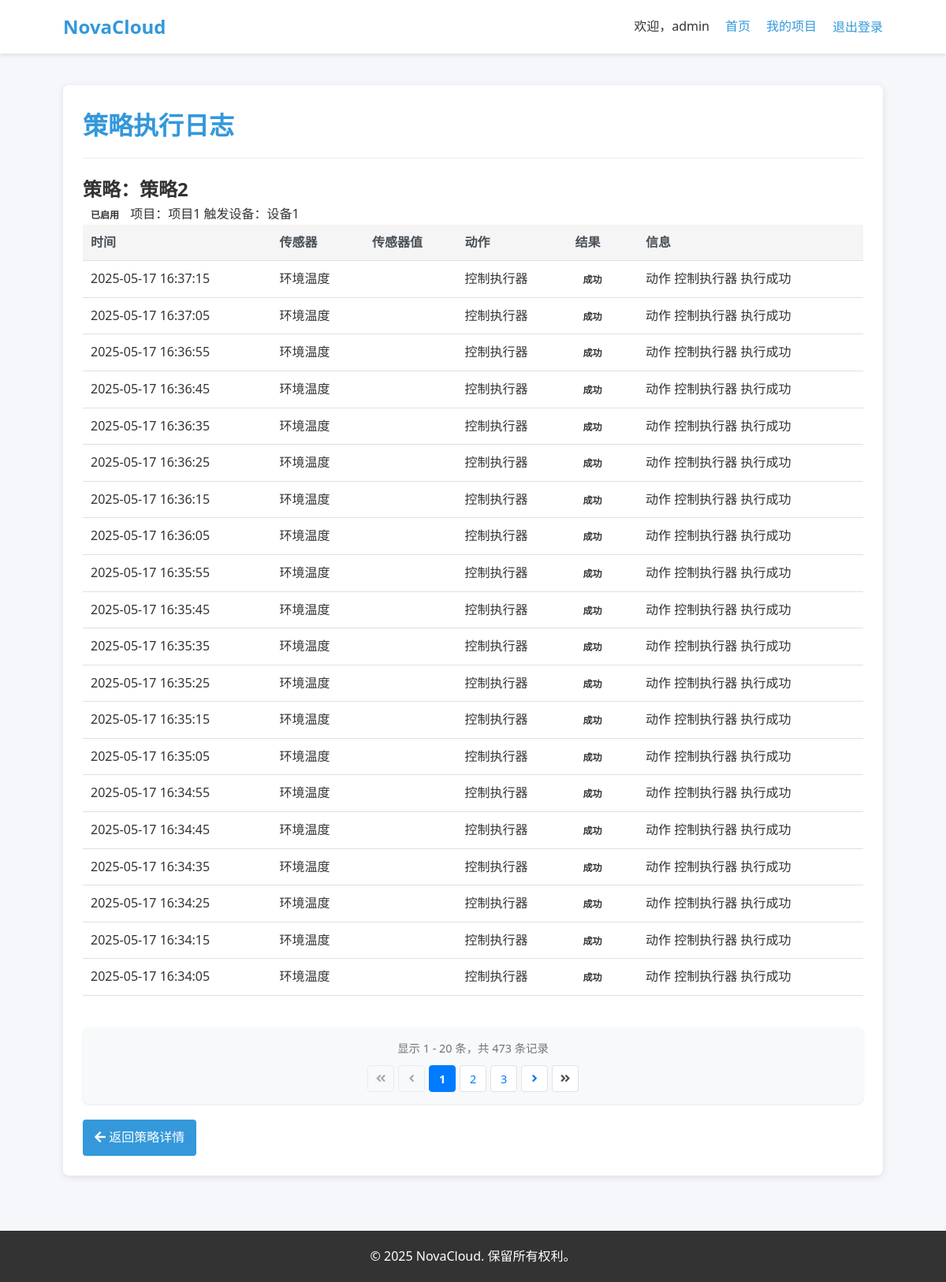
The page /strategies/2/logs/ (signed in) on the database its author committed.
### strategy_engine/models.py (models this page shows, shortened)
class Strategy(models.Model):
    name = models.CharField('策略名称', max_length=100)
    project = models.ForeignKey(Project, on_delete=models.CASCADE, related_name='strategies', verbose_name='所属项目')
    description = models.TextField('策略描述', blank=True, null=True)
    is_enabled = models.BooleanField('是否启用', default=True)
    trigger_source_device = models.ForeignKey(Device, on_delete=models.CASCADE, related_name='trigger_strategies', verbose_name='触发设备')
    created_at = models.DateTimeField('创建时间', auto_now_add=True)
    updated_at = models.DateTimeField('更新时间', auto_now=True)
    class Meta:
        verbose_name = '策略'
        verbose_name_plural = '策略'
        ordering = ['-created_at']

class StrategyLog(models.Model):
    strategy = models.ForeignKey(Strategy, on_delete=models.CASCADE, related_name='logs', verbose_name='策略')
    sensor_data = models.ForeignKey('iot_devices.SensorData', on_delete=models.CASCADE, related_name='strategy_logs', verbose_name='触发数据')
    action = models.ForeignKey(Action, on_delete=models.CASCADE, related_name='logs', verbose_name='执行动作')
    timestamp = models.DateTimeField('记录时间', auto_now_add=True)
    result = models.BooleanField('执行结果', default=True)
    message = models.TextField('日志信息', blank=True, null=True)
    class Meta:
        verbose_name = '策略日志'
        verbose_name_plural = '策略日志'
        ordering = ['-timestamp']

class Action(models.Model):
    ACTION_TYPE_CHOICES = (
        ('send_email_notification', '发送邮件通知'),
        ('control_actuator', '控制执行器'),
        ('webhook', 'WebHook调用'),
    )
    strategy = models.ForeignKey(Strategy, on_delete=models.CASCADE, related_name='actions', verbose_name='所属策略')
    action_type = models.CharField('动作类型', max_length=50, choices=ACTION_TYPE_CHOICES)
    recipient_user = models.ForeignKey(settings.AUTH_USER_MODEL, on_delete=models.CASCADE, null=True, blank=True, verbose_name='接收用户')
    recipient_email = models.EmailField('接收邮箱', null=True, blank=True)
    notification_subject_template = models.CharField('通知主题模板', max_length=200, null=True, blank=True)
    notification_body_template = models.TextField('通知内容模板', null=True, blank=True,
                                               help_text='可使用占位符如 {{device.name}}, {{sensor.name}}, {{value}}')
    target_actuator = models.ForeignKey(Actuator, on_delete=models.CASCADE, null=True, blank=True, verbose_name='目标执行器')
    actuator_command = models.CharField('执行器命令', max_length=50, null=True, blank=True,
                                      help_text='简单命令如"ON"/"OFF"，或复杂命令的JSON字符串')
    webhook_url = models.URLField('WebHook URL', null=True, blank=True)
    webhook_method = models.CharField('HTTP方法', max_length=10, default='POST', null=True, blank=True)
    webhook_payload_template = models.TextField('WebHook负载模板', null=True, blank=True,
                                             help_text='JSON模板，可包含占位符')
    class Meta:
        verbose_name = '动作'
        verbose_name_plural = '动作'

### iot_devices/models.py (models this page shows, shortened)
class Project(models.Model):
    project_id = models.CharField('项目号', max_length=20, unique=True, help_text="例如：PRJ-XXXXXX")
    name = models.CharField('项目名称', max_length=100)
    description = models.TextField('项目描述', blank=True, null=True)
    owner = models.ForeignKey(settings.AUTH_USER_MODEL, on_delete=models.CASCADE, verbose_name='所有者')
    created_at = models.DateTimeField('创建时间', auto_now_add=True)
    updated_at = models.DateTimeField('更新时间', auto_now=True)
    class Meta:
        verbose_name = '项目'
        verbose_name_plural = '项目'
        ordering = ['-created_at']

class Device(models.Model):
    STATUS_CHOICES = (
        ('online', '在线'),
        ('offline', '离线'),
        ('unregistered', '未注册'),
    )
    PROTOCOL_CHOICES = (
        ('mqtt', 'MQTT'),
        ('tcp', 'TCP原生'),
    )
    device_id = models.CharField('设备号', max_length=20, unique=True, help_text="例如：DEV-YYYYYY")
    device_identifier = models.CharField('设备标识', max_length=100, unique=True, help_text="可以是MAC地址、序列号等")
    device_key = models.CharField('设备密钥', max_length=64, blank=True, help_text="用于设备认证")
    name = models.CharField('设备名称', max_length=100)
    project = models.ForeignKey(Project, on_delete=models.CASCADE, related_name='devices', verbose_name='所属项目')
    status = models.CharField('设备状态', max_length=20, choices=STATUS_CHOICES, default='unregistered')
    protocol_type = models.CharField('通信协议', max_length=20, choices=PROTOCOL_CHOICES, default='mqtt')
    last_seen = models.DateTimeField('最后在线时间', blank=True, null=True)
    created_at = models.DateTimeField('创建时间', auto_now_add=True)
    updated_at = models.DateTimeField('更新时间', auto_now=True)
    class Meta:
        verbose_name = '设备'
        verbose_name_plural = '设备'
        ordering = ['-created_at']

class SensorData(models.Model):
    sensor = models.ForeignKey(Sensor, on_delete=models.CASCADE, related_name='data_points', verbose_name='传感器')
    timestamp = models.DateTimeField('记录时间', auto_now_add=True)
    value_float = models.FloatField('浮点数值', null=True, blank=True)
    value_string = models.CharField('字符串值', max_length=100, null=True, blank=True)
    value_boolean = models.BooleanField('布尔值', null=True, blank=True)
    class Meta:
        verbose_name = '传感器数据'
        verbose_name_plural = '传感器数据'
        ordering = ['-timestamp']
        indexes = [
            models.Index(fields=['sensor', '-timestamp'])
        ]

class Sensor(models.Model):
    name = models.CharField('传感器名称', max_length=100)
    sensor_type = models.CharField('传感器类型', max_length=50, help_text="例如：temperature, humidity")
    unit = models.CharField('单位', max_length=20, blank=True, null=True, help_text="例如：°C, %")
    device = models.ForeignKey(Device, on_delete=models.CASCADE, related_name='sensors', verbose_name='所属设备')
    value_key = models.CharField('值键名', max_length=50, help_text="用于从设备消息中提取该传感器值的键名")
    created_at = models.DateTimeField('创建时间', auto_now_add=True)
    class Meta:
        verbose_name = '传感器'
        verbose_name_plural = '传感器'
        ordering = ['device', 'name']

### strategy_engine/views.py (the view)
# urls.py: path('strategies/<int:strategy_id>/logs/', views.StrategyLogListView.as_view(), name='strategy_log_list'),
class StrategyLogListView(LoginRequiredMixin, ListView):
    model = StrategyLog
    template_name = 'strategy_engine/strategy_log_list.html'
    context_object_name = 'logs'
    paginate_by = 20
    def get_queryset(self):
        self.strategy = get_object_or_404(Strategy, pk=self.kwargs['strategy_id'])
        if self.strategy.project.owner != self.request.user:
            return StrategyLog.objects.none()
        return StrategyLog.objects.filter(strategy=self.strategy).order_by('-timestamp')
    def get_context_data(self, **kwargs):
        context = super().get_context_data(**kwargs)
        context['strategy'] = self.strategy
        context['project'] = self.strategy.project
        return context

### templates/strategy_engine/strategy_log_list.html (shortened to what this page needs)
{% extends 'base.html' %}
{% block content %}
<div class="content-section">
    <div class="section-header">
        <h1>策略执行日志</h1>
    </div>
    <div class="strategy-info">
        <h2>策略：{{ strategy.name }}</h2>
        <div class="strategy-meta">
            <span class="badge {% if strategy.is_enabled %}badge-success{% else %}badge-secondary{% endif %}">
                {% if strategy.is_enabled %}已启用{% else %}已禁用{% endif %}
            </span>
            <span class="project-info">项目：{{ project.name }}</span>
            <span class="device-info">触发设备：{{ strategy.trigger_source_device.name }}</span>
        </div>
    </div>
    {% if logs %}
        <div class="table-responsive">
            <table class="data-table">
                <thead>
                    <tr>
                        <th>时间</th>
                        <th>传感器</th>
                        <th>传感器值</th>
                        <th>动作</th>
                        <th>结果</th>
                        <th>信息</th>
                    </tr>
                </thead>
                <tbody>
                    {% for log in logs %}
                    <tr>
                        <td>{{ log.timestamp|date:"Y-m-d H:i:s" }}</td>
                        <td>{{ log.sensor_data.sensor.name }}</td>
                        <td>
                        </td>
                        <td>{{ log.action.get_action_type_display }}</td>
                        <td>
                            <span class="badge {% if log.result %}badge-success{% else %}badge-danger{% endif %}">
                                {% if log.result %}成功{% else %}失败{% endif %}
                            </span>
                        </td>
                        <td>{{ log.message|default:"" }}</td>
                    </tr>
                    {% endfor %}
                </tbody>
            </table>
        </div>
        {% if is_paginated %}
        <div class="pagination-container">
            <div class="pagination-info">
                显示 {{ page_obj.start_index }} - {{ page_obj.end_index }} 条，共 {{ paginator.count }} 条记录
            </div>
            <div class="pagination">
                {% if page_obj.has_previous %}
                    <a href="?page=1" class="pagination-button pagination-end" title="首页">
                        <i class="fas fa-angle-double-left"></i>
                    </a>
                    <a href="?page={{ page_obj.previous_page_number }}" class="pagination-button" title="上一页">
                        <i class="fas fa-angle-left"></i>
                    </a>
                {% else %}
                    <span class="pagination-button pagination-end disabled">
                        <i class="fas fa-angle-double-left"></i>
                    </span>
                    <span class="pagination-button disabled">
                        <i class="fas fa-angle-left"></i>
                    </span>
                {% endif %}
                <div class="pagination-numbers">
                    {% for num in paginator.page_range %}
                        {% if page_obj.number == num %}
                            <span class="pagination-button current">{{ num }}</span>
                        {% elif num > page_obj.number|add:'-3' and num < page_obj.number|add:'3' %}
                            <a href="?page={{ num }}" class="pagination-button">{{ num }}</a>
                        {% endif %}
                    {% endfor %}
                </div>
                {% if page_obj.has_next %}
                    <a href="?page={{ page_obj.next_page_number }}" class="pagination-button" title="下一页">
                        <i class="fas fa-angle-right"></i>
                    </a>
                    <a href="?page={{ paginator.num_pages }}" class="pagination-button pagination-end" title="末页">
                        <i class="fas fa-angle-double-right"></i>
                    </a>
                {% endif %}
            </div>
        </div>
        {% endif %}
    {% endif %}
    <div class="back-link">
        <a href="{% url 'strategy_engine:strategy_detail' strategy.pk %}" class="btn btn-light">
            <i class="fas fa-arrow-left"></i> 返回策略详情
        </a>
    </div>
</div>
{% endblock %}

### templates/base.html (shortened to what this page needs)
<!DOCTYPE html>
<html lang="zh-CN">
<head>
    {% load static %}
    <link rel="stylesheet" href="https://cdnjs.cloudflare.com/ajax/libs/font-awesome/5.15.3/css/all.min.css">
    <link rel="stylesheet" href="{% static 'css/style.css' %}">
</head>
<body>
    <header class="site-header">
        <div class="container">
            <div class="logo">
                <a href="{% url 'core:index' %}">NovaCloud</a>
            </div>
            <nav class="main-nav">
                <ul>
                    {% if user.is_authenticated %}
                        <li>欢迎，{{ user.username }}</li>
                        <li><a href="{% url 'core:index' %}">首页</a></li>
                        <li><a href="{% url 'iot_devices:project_list' %}">我的项目</a></li>
                        <li>
                            <form method="post" action="{% url 'accounts:logout' %}" class="logout-form">
                                <button type="submit" class="logout-btn">退出登录</button>
                            </form>
                        </li>
                    {% else %}
                        <li><a href="{% url 'accounts:login' %}">登录</a></li>
                        <li><a href="{% url 'accounts:register' %}">注册</a></li>
                    {% endif %}
                </ul>
            </nav>
        </div>
    </header>
    <main class="site-content">
        <div class="container">
            {% block content %}{% endblock %}
        </div>
    </main>
    <footer class="site-footer">
        <div class="container">
            <p>&copy; {% now "Y" %} NovaCloud. 保留所有权利。</p>
        </div>
    </footer>
</body>
</html>

### static/css/style.css (style rules this page uses)
:root { --primary-color: #3498db; --secondary-color: #2980b9; --accent-color: #f39c12; --bg-color: #f5f7fa; --text-color: #333; --border-color: #ddd; --success-color: #2ecc71; --error-color: #e74c3c; }
* { margin: 0; padding: 0; box-sizing: border-box; }
body { font-family: 'Segoe UI', Tahoma, Geneva, Verdana, sans-serif; line-height: 1.6; color: var(--text-color); background-color: var(--bg-color); min-height: 100vh; display: flex; flex-direction: column; }
.container { width: 90%; max-width: 1200px; margin: 0 auto; padding: 0 20px; }
a { color: var(--primary-color); text-decoration: none; transition: color 0.3s; }
.btn { display: inline-block; padding: 10px 15px; background-color: var(--primary-color); color: white; border: none; border-radius: 4px; cursor: pointer; transition: background 0.3s; }
.site-header { background-color: white; box-shadow: 0 2px 5px rgba(0, 0, 0, 0.1); padding: 15px 0; }
.site-header .container { display: flex; justify-content: space-between; align-items: center; }
.logo a { font-size: 24px; font-weight: bold; color: var(--primary-color); }
.main-nav ul { display: flex; list-style: none; }
.main-nav li { margin-left: 20px; }
.logout-form { margin: 0; padding: 0; }
.logout-btn { background: none; border: none; color: var(--primary-color); cursor: pointer; font-size: inherit; font-family: inherit; padding: 0; text-decoration: none; transition: color 0.3s; }
.site-content { flex: 1; padding: 40px 0; }
.site-footer { background-color: #333; color: white; padding: 20px 0; text-align: center; }
.content-section { background-color: #fff; border-radius: 8px; box-shadow: 0 2px 10px rgba(0, 0, 0, 0.1); padding: 25px; margin-bottom: 30px; }
.section-header { display: flex; justify-content: space-between; align-items: center; margin-bottom: 20px; border-bottom: 1px solid #eee; padding-bottom: 15px; }
.section-header h1, .section-header h2 { margin: 0; color: var(--primary-color); }
.data-table { width: 100%; border-collapse: collapse; margin-bottom: 20px; }
.data-table th, .data-table td { padding: 12px 15px; text-align: left; border-bottom: 1px solid #ddd; }
.data-table th { background-color: #f8f9fa; color: #495057; font-weight: 600; }
.badge { display: inline-block; padding: 5px 10px; font-size: 0.75rem; font-weight: 700; line-height: 1; text-align: center; white-space: nowrap; vertical-align: baseline; border-radius: 0.375rem; }
.back-link { margin-top: 20px; }
.data-table { width: 100%; border-collapse: collapse; }
.data-table th, .data-table td { padding: 10px; text-align: left; border-bottom: 1px solid #e0e0e0; }
.data-table th { background-color: #f5f5f5; font-weight: bold; }
.table-responsive { overflow-x: auto; margin-bottom: 20px; }

### templates/strategy_engine/strategy_log_list.html (style rules this page uses)
.pagination-container { margin-top: 20px; background-color: #f8f9fa; border-radius: 8px; padding: 15px; box-shadow: 0 1px 3px rgba(0,0,0,0.1); }
.pagination-info { text-align: center; color: #6c757d; margin-bottom: 10px; font-size: 0.9rem; }
.pagination { display: flex; justify-content: center; align-items: center; gap: 5px; margin: 0; }
.pagination-numbers { display: flex; gap: 5px; }
.pagination-button { display: inline-flex; align-items: center; justify-content: center; min-width: 34px; height: 34px; background-color: #fff; border: 1px solid #dee2e6; border-radius: 4px; color: #007bff; text-decoration: none; font-size: 0.9rem; transition: all 0.2s; }
.pagination-button.current { background-color: #007bff; border-color: #007bff; color: #fff; font-weight: bold; }
.pagination-button.disabled { color: #6c757d; pointer-events: none; background-color: #f8f9fa; border-color: #dee2e6; opacity: 0.6; }
.pagination-end { color: #495057; }

### rows shown on the page
Strategy: name "策略2", trigger_source_device.name "设备1"
Project: name "项目1"
StrategyLog: timestamp "2025-05-17 16:37:15", sensor_data.sensor.name "环境温度", action.action_type "控制执行器", result "成功", message "动作 控制执行器 执行成功"
StrategyLog: timestamp "2025-05-17 16:37:05", sensor_data.sensor.name "环境温度", action.action_type "控制执行器", result "成功", message "动作 控制执行器 执行成功"
StrategyLog: timestamp "2025-05-17 16:36:55", sensor_data.sensor.name "环境温度", action.action_type "控制执行器", result "成功", message "动作 控制执行器 执行成功"
StrategyLog: timestamp "2025-05-17 16:36:45", sensor_data.sensor.name "环境温度", action.action_type "控制执行器", result "成功", message "动作 控制执行器 执行成功"
StrategyLog: timestamp "2025-05-17 16:36:35", sensor_data.sensor.name "环境温度", action.action_type "控制执行器", result "成功", message "动作 控制执行器 执行成功"
StrategyLog: timestamp "2025-05-17 16:36:25", sensor_data.sensor.name "环境温度", action.action_type "控制执行器", result "成功", message "动作 控制执行器 执行成功"
StrategyLog: timestamp "2025-05-17 16:36:15", sensor_data.sensor.name "环境温度", action.action_type "控制执行器", result "成功", message "动作 控制执行器 执行成功"
StrategyLog: timestamp "2025-05-17 16:36:05", sensor_data.sensor.name "环境温度", action.action_type "控制执行器", result "成功", message "动作 控制执行器 执行成功"
StrategyLog: timestamp "2025-05-17 16:35:55", sensor_data.sensor.name "环境温度", action.action_type "控制执行器", result "成功", message "动作 控制执行器 执行成功"
StrategyLog: timestamp "2025-05-17 16:35:45", sensor_data.sensor.name "环境温度", action.action_type "控制执行器", result "成功", message "动作 控制执行器 执行成功"
StrategyLog: timestamp "2025-05-17 16:35:35", sensor_data.sensor.name "环境温度", action.action_type "控制执行器", result "成功", message "动作 控制执行器 执行成功"
StrategyLog: timestamp "2025-05-17 16:35:25", sensor_data.sensor.name "环境温度", action.action_type "控制执行器", result "成功", message "动作 控制执行器 执行成功"
StrategyLog: timestamp "2025-05-17 16:35:15", sensor_data.sensor.name "环境温度", action.action_type "控制执行器", result "成功", message "动作 控制执行器 执行成功"
StrategyLog: timestamp "2025-05-17 16:35:05", sensor_data.sensor.name "环境温度", action.action_type "控制执行器", result "成功", message "动作 控制执行器 执行成功"
StrategyLog: timestamp "2025-05-17 16:34:55", sensor_data.sensor.name "环境温度", action.action_type "控制执行器", result "成功", message "动作 控制执行器 执行成功"
StrategyLog: timestamp "2025-05-17 16:34:45", sensor_data.sensor.name "环境温度", action.action_type "控制执行器", result "成功", message "动作 控制执行器 执行成功"
StrategyLog: timestamp "2025-05-17 16:34:35", sensor_data.sensor.name "环境温度", action.action_type "控制执行器", result "成功", message "动作 控制执行器 执行成功"
StrategyLog: timestamp "2025-05-17 16:34:25", sensor_data.sensor.name "环境温度", action.action_type "控制执行器", result "成功", message "动作 控制执行器 执行成功"
StrategyLog: timestamp "2025-05-17 16:34:15", sensor_data.sensor.name "环境温度", action.action_type "控制执行器", result "成功", message "动作 控制执行器 执行成功"
StrategyLog: timestamp "2025-05-17 16:34:05", sensor_data.sensor.name "环境温度", action.action_type "控制执行器", result "成功", message "动作 控制执行器 执行成功"

### other values the page prints
{{ user.username }} "admin"
{{ page_obj.start_index }} "1"
{{ page_obj.end_index }} "20"
{{ paginator.count }} "473"
{{ num }} "1"
{{ num }} "2" "3"
